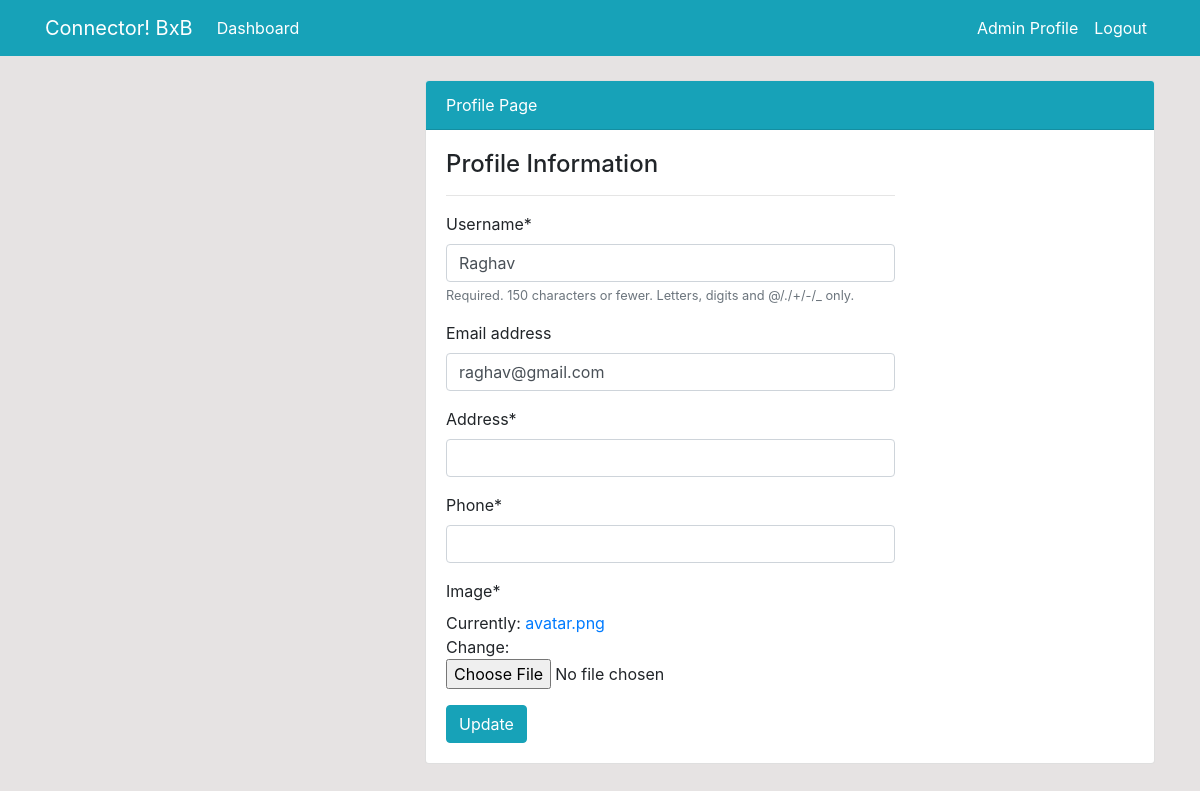
Before: /profile/update/ (signed in) with the older database file.
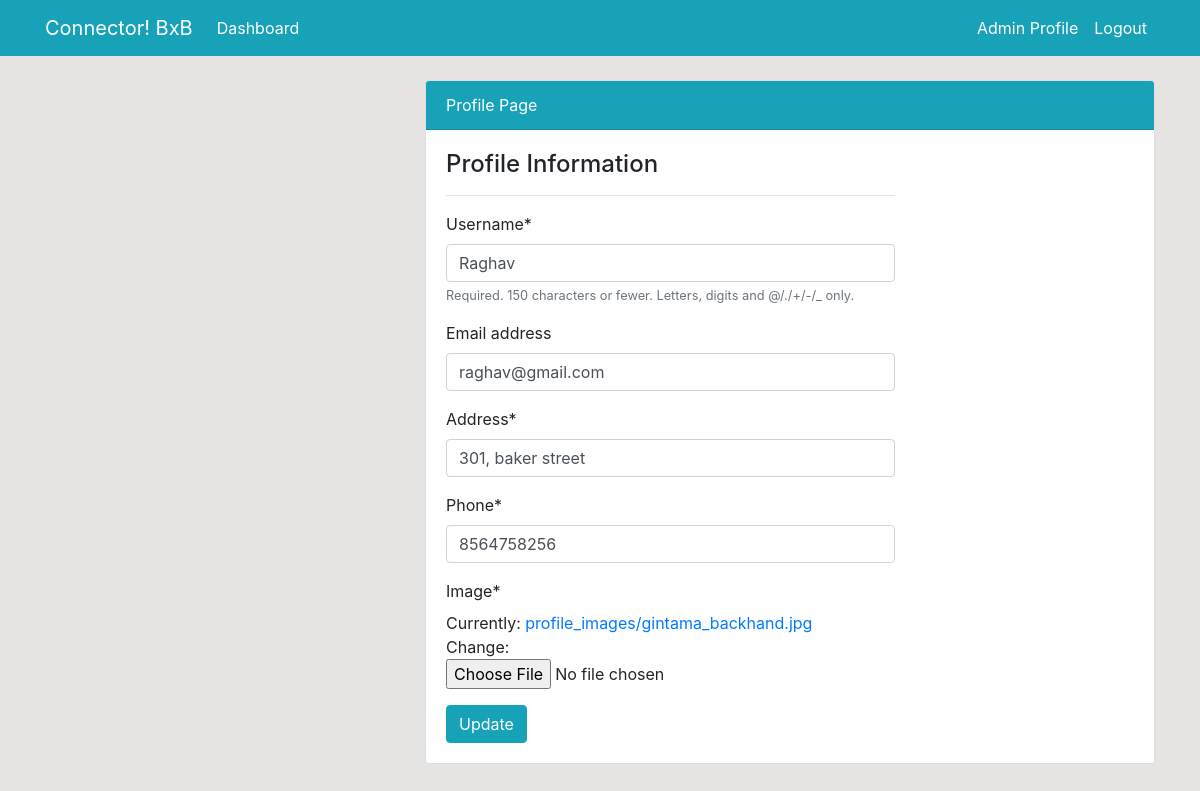
After: the same page with the newer database file.
### user/models.py (models this page shows, shortened)
class Profile(models.Model):
    customer = models.OneToOneField(User, on_delete=models.CASCADE, null=True)
    address = models.CharField(max_length=200)
    phone = models.CharField(max_length=50)
    image = models.ImageField(default='avatar.png',
                              upload_to='profile_images')

### user/views.py (the view)
# urls.py: path('profile/update/',  user_view.profile_update , name='user-profile-update'),
def profile_update(request):
    if request.method=='POST':
        user_form = UserUpdateForm(request.POST, instance=request.user)
        profile_form = ProfileUpdateForm(request.POST, request.FILES, instance=request.user.profile)
        if user_form.is_valid() and profile_form.is_valid():
            user_form.save()
            profile_form.save()
            return redirect('user-profile')
    else:
        user_form = UserUpdateForm(instance=request.user)
        profile_form = ProfileUpdateForm(instance=request.user.profile)
    context = {
        'user_form': user_form,
        'profile_form': profile_form,
    }
    return render(request, 'user/profile_update.html', context)

### user/forms.py
class UserUpdateForm(forms.ModelForm):
    class Meta:
        model = User
        fields = ['username', 'email']

class ProfileUpdateForm(forms.ModelForm):
    class Meta:
        model = Profile
        fields = ['address', 'phone', 'image']

### templates/user/profile_update.html (shortened to what this page needs)
{% extends 'assets/base.html' %}
{% load crispy_forms_tags %}
{% block content %}
    <div class="container">
        <div class="row my-4">
            <div class="col-md-4">
            </div>
            <div class="col-md-8">
                <div class="card">
                    <div class="card-header bg-info text-white">
                        Profile Page
                    </div>
                    <div class="card-body">
                        <div class="row">
                            <div class="col-md-8">
                                <span class="h4"> Profile Information</span>
                                <hr>
                                <form method="POST" enctype="multipart/form-data">
                                    {{ user_form|crispy }}
                                    {{ profile_form|crispy }}
                                    <input class="btn btn-info" type="submit" value="Update">
                                </form>
                            </div>
                        </div>
                    </div>
                </div>
            </div>
        </div>
    </div>
{% endblock %}

### templates/assets/base.html (shortened to what this page needs)
{% load static %}
<!doctype html>
<html lang="en">
  <head>
    <link rel="stylesheet" href="https://cdn.jsdelivr.net/npm/bootstrap@4.6.0/dist/css/bootstrap.min.css">
    <link rel="stylesheet" href="{% static '/style.css' %}">
  </head>
  <body>
    {% include 'assets/nav.html' %}
    {% block content %}{% endblock  %}
  </body>
</html>

### templates/assets/nav.html (shortened to what this page needs)
<nav class="navbar navbar-expand-lg navbar-info bg-info">
  <div class="container">
    {% if user.is_authenticated %}
    <a class="navbar-brand text-white" href="{% url 'dashboard-index' %}"
      >Connector! BxB</a
    >
    <div class="collapse navbar-collapse" id="navbarSupportedContent">
      <ul class="navbar-nav mr-auto">
        <li class="nav-item active">
          <a class="nav-link text-white" href="{% url 'dashboard-index' %}"
            >Dashboard <span class="sr-only">(current)</span></a
          >
        </li>
      </ul>
      <ul class="navbar-nav ml-auto">
        <li class="nav-item active">
          <a class="nav-link text-white" href="{%url 'user-profile'%}"
            >Admin Profile <span class="sr-only">(current)</span></a
          >
        </li>
        <li class="nav-item">
          <a class="nav-link text-white" href="{% url 'user-logout'%}"
            >Logout</a
          >
        </li>
      </ul>
      {% endif %}
    </div>
  </div>
</nav>

### static/style.css (style rules this page uses)
body { background: rgb(230, 227, 227); }

Changed rows visible on the page:
changed Profile: address (not shown) → "301, baker street"; phone (not shown) → "8564758256"
Other visible differences:
text no longer shown: "Address * Phone * Image * Currently: avatar.png Change:"
text now shown: "Address * Phone * Image * Currently: profile_images/gintama_backhand.jpg Change:"
